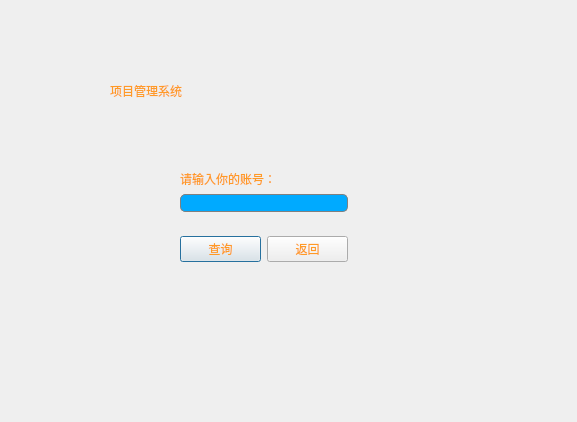
<?xml version="1.0" encoding="UTF-8"?>
<ui version="4.0">
 <class>FindPassword</class>
 <widget class="QDialog" name="FindPassword">
  <property name="geometry">
   <rect>
    <x>0</x>
    <y>0</y>
    <width>577</width>
    <height>422</height>
   </rect>
  </property>
  <property name="minimumSize">
   <size>
    <width>400</width>
    <height>300</height>
   </size>
  </property>
  <property name="maximumSize">
   <size>
    <width>577</width>
    <height>422</height>
   </size>
  </property>
  <property name="windowTitle">
   <string>Dialog</string>
  </property>
  <property name="styleSheet">
   <string notr="true">color: rgb(255, 154, 38);
background-image: url(:/resource/photo/Resource/2.jpg);</string>
  </property>
  <widget class="QLabel" name="label">
   <property name="geometry">
    <rect>
     <x>110</x>
     <y>70</y>
     <width>361</width>
     <height>41</height>
    </rect>
   </property>
   <property name="styleSheet">
    <string notr="true">font: 35pt &quot;新宋体&quot;;
</string>
   </property>
   <property name="text">
    <string>项目管理系统</string>
   </property>
  </widget>
  <widget class="QWidget" name="">
   <property name="geometry">
    <rect>
     <x>180</x>
     <y>170</y>
     <width>168</width>
     <height>92</height>
    </rect>
   </property>
   <layout class="QGridLayout" name="gridLayout">
    <item row="0" column="0">
     <layout class="QVBoxLayout" name="verticalLayout_2">
      <item>
       <widget class="QLabel" name="label_2">
        <property name="maximumSize">
         <size>
          <width>16777215</width>
          <height>30</height>
         </size>
        </property>
        <property name="styleSheet">
         <string notr="true">font: 12pt &quot;仿宋&quot;;</string>
        </property>
        <property name="text">
         <string>请输入你的账号：</string>
        </property>
       </widget>
      </item>
      <item>
       <layout class="QVBoxLayout" name="verticalLayout">
        <item>
         <widget class="QLineEdit" name="lineEdit">
          <property name="styleSheet">
           <string notr="true">border: 1px solid gray;border-radius:5px; 
padding: 0px 10px 0px 10px;
font: 12pt &quot;仿宋&quot;;
background:rgb(0, 170, 255);
selection-background-color: darkgray;
</string>
          </property>
         </widget>
        </item>
        <item>
         <spacer name="verticalSpacer_2">
          <property name="orientation">
           <enum>Qt::Vertical</enum>
          </property>
          <property name="sizeHint" stdset="0">
           <size>
            <width>20</width>
            <height>40</height>
           </size>
          </property>
         </spacer>
        </item>
        <item>
         <spacer name="verticalSpacer">
          <property name="orientation">
           <enum>Qt::Vertical</enum>
          </property>
          <property name="sizeHint" stdset="0">
           <size>
            <width>20</width>
            <height>40</height>
           </size>
          </property>
         </spacer>
        </item>
       </layout>
      </item>
     </layout>
    </item>
    <item row="1" column="0">
     <layout class="QHBoxLayout" name="horizontalLayout">
      <item>
       <widget class="QPushButton" name="pushButton_find">
        <property name="styleSheet">
         <string notr="true">font: 12pt &quot;仿宋&quot;;</string>
        </property>
        <property name="text">
         <string>查询</string>
        </property>
       </widget>
      </item>
      <item>
       <widget class="QPushButton" name="pushButton_back">
        <property name="styleSheet">
         <string notr="true">font: 12pt &quot;仿宋&quot;;</string>
        </property>
        <property name="text">
         <string>返回</string>
        </property>
       </widget>
      </item>
     </layout>
    </item>
   </layout>
  </widget>
 </widget>
 <resources/>
 <connections>
  <connection>
   <sender>pushButton_back</sender>
   <signal>clicked()</signal>
   <receiver>lineEdit</receiver>
   <slot>clear()</slot>
   <hints>
    <hint type="sourcelabel">
     <x>273</x>
     <y>181</y>
    </hint>
    <hint type="destinationlabel">
     <x>267</x>
     <y>132</y>
    </hint>
   </hints>
  </connection>
 </connections>
</ui>
